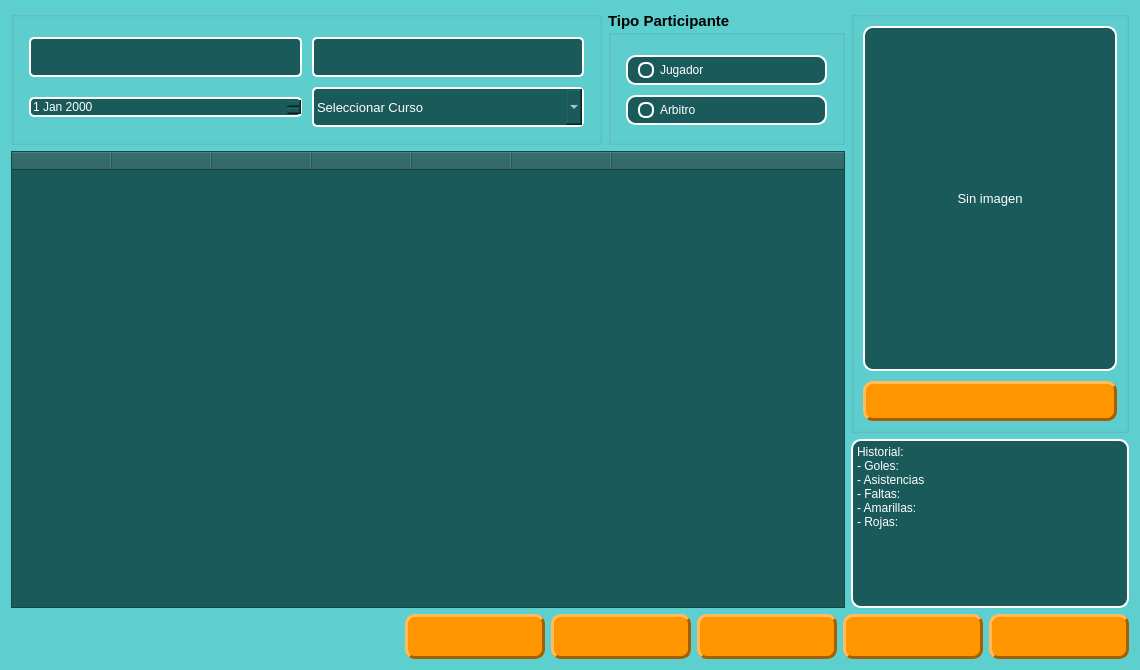
<?xml version="1.0" encoding="UTF-8"?>
<ui version="4.0">
 <class>Form</class>
 <widget class="QWidget" name="Form">
  <property name="geometry">
   <rect>
    <x>0</x>
    <y>0</y>
    <width>1140</width>
    <height>670</height>
   </rect>
  </property>
  <property name="windowTitle">
   <string>Form</string>
  </property>
  <property name="styleSheet">
   <string notr="true">QWidget#Form {
	background-color: rgb(94, 207, 207);
}
</string>
  </property>
  <layout class="QVBoxLayout" name="verticalLayout_5">
   <item>
    <layout class="QVBoxLayout" name="verticalLayout_4">
     <item>
      <layout class="QHBoxLayout" name="horizontalLayout_5" stretch="15,5">
       <item>
        <layout class="QVBoxLayout" name="verticalLayout_3">
         <item>
          <layout class="QHBoxLayout" name="horizontalLayout_4" stretch="10,4">
           <item>
            <widget class="QGroupBox" name="groupBox_datos_participante">
             <property name="minimumSize">
              <size>
               <width>0</width>
               <height>120</height>
              </size>
             </property>
             <property name="font">
              <font>
               <pointsize>11</pointsize>
               <bold>true</bold>
              </font>
             </property>
             <property name="title">
              <string/>
             </property>
             <layout class="QVBoxLayout" name="verticalLayout_formulario">
              <property name="spacing">
               <number>10</number>
              </property>
              <property name="leftMargin">
               <number>15</number>
              </property>
              <property name="topMargin">
               <number>20</number>
              </property>
              <property name="rightMargin">
               <number>15</number>
              </property>
              <property name="bottomMargin">
               <number>15</number>
              </property>
              <item>
               <layout class="QVBoxLayout" name="verticalLayout">
                <item>
                 <layout class="QHBoxLayout" name="horizontalLayout" stretch="0,0">
                  <item>
                   <widget class="QLineEdit" name="lineEdit_nombre_participante">
                    <property name="minimumSize">
                     <size>
                      <width>0</width>
                      <height>40</height>
                     </size>
                    </property>
                    <property name="font">
                     <font>
                      <pointsize>10</pointsize>
                     </font>
                    </property>
                    <property name="toolTip">
                     <string>Ingrese el nombre del equipo</string>
                    </property>
                    <property name="styleSheet">
                     <string notr="true">    background-color: rgb(27, 90, 90);
    color: rgb(255, 255, 255);
    border: 2px solid #FFFFFF;
    border-radius: 5px;</string>
                    </property>
                    <property name="placeholderText">
                     <string/>
                    </property>
                   </widget>
                  </item>
                  <item>
                   <widget class="QLineEdit" name="lineEdit_apellido_participante">
                    <property name="minimumSize">
                     <size>
                      <width>0</width>
                      <height>40</height>
                     </size>
                    </property>
                    <property name="font">
                     <font>
                      <pointsize>10</pointsize>
                     </font>
                    </property>
                    <property name="toolTip">
                     <string>Ingrese el nombre del equipo</string>
                    </property>
                    <property name="styleSheet">
                     <string notr="true">    background-color: rgb(27, 90, 90);
    color: rgb(255, 255, 255);
    border: 2px solid #FFFFFF;
    border-radius: 5px;</string>
                    </property>
                    <property name="placeholderText">
                     <string/>
                    </property>
                   </widget>
                  </item>
                 </layout>
                </item>
                <item>
                 <layout class="QHBoxLayout" name="horizontalLayout_2" stretch="0,0">
                  <item>
                   <widget class="QDateEdit" name="dateEdit_fecha_nacimiento">
                    <property name="styleSheet">
                     <string notr="true">    background-color: rgb(27, 90, 90);
    color: rgb(255, 255, 255);
    border: 2px solid #FFFFFF;
    border-radius: 5px;</string>
                    </property>
                   </widget>
                  </item>
                  <item>
                   <widget class="QComboBox" name="comboBox_curso_participante">
                    <property name="minimumSize">
                     <size>
                      <width>150</width>
                      <height>40</height>
                     </size>
                    </property>
                    <property name="font">
                     <font>
                      <pointsize>10</pointsize>
                     </font>
                    </property>
                    <property name="toolTip">
                     <string>Seleccione el curso del equipo</string>
                    </property>
                    <property name="styleSheet">
                     <string notr="true">    background-color: rgb(27, 90, 90);
    color: rgb(255, 255, 255);
    border: 2px solid #FFFFFF;
    border-radius: 5px;</string>
                    </property>
                    <item>
                     <property name="text">
                      <string>Seleccionar Curso</string>
                     </property>
                    </item>
                    <item>
                     <property name="text">
                      <string>1º ESO A</string>
                     </property>
                    </item>
                    <item>
                     <property name="text">
                      <string>1º ESO B</string>
                     </property>
                    </item>
                    <item>
                     <property name="text">
                      <string>2º ESO A</string>
                     </property>
                    </item>
                    <item>
                     <property name="text">
                      <string>2º ESO B</string>
                     </property>
                    </item>
                    <item>
                     <property name="text">
                      <string>3º ESO A</string>
                     </property>
                    </item>
                    <item>
                     <property name="text">
                      <string>3º ESO B</string>
                     </property>
                    </item>
                    <item>
                     <property name="text">
                      <string>4º ESO A</string>
                     </property>
                    </item>
                    <item>
                     <property name="text">
                      <string>4º ESO B</string>
                     </property>
                    </item>
                   </widget>
                  </item>
                 </layout>
                </item>
               </layout>
              </item>
             </layout>
            </widget>
           </item>
           <item>
            <widget class="QGroupBox" name="groupBox_tipo_participante">
             <property name="minimumSize">
              <size>
               <width>0</width>
               <height>120</height>
              </size>
             </property>
             <property name="font">
              <font>
               <pointsize>11</pointsize>
               <bold>true</bold>
              </font>
             </property>
             <property name="title">
              <string>Tipo Participante</string>
             </property>
             <layout class="QVBoxLayout" name="verticalLayout_formulario_2">
              <property name="spacing">
               <number>10</number>
              </property>
              <property name="leftMargin">
               <number>15</number>
              </property>
              <property name="topMargin">
               <number>20</number>
              </property>
              <property name="rightMargin">
               <number>15</number>
              </property>
              <property name="bottomMargin">
               <number>15</number>
              </property>
              <item>
               <widget class="QRadioButton" name="radioButton_jugador">
                <property name="styleSheet">
                 <string notr="true">QRadioButton {
    background-color: rgb(27, 90, 90);
    color: rgb(255, 255, 255);
    border: 2px solid #FFFFFF;
    border-radius: 10px;
    padding: 5px; 
}

QRadioButton::indicator {
    width: 12px;
    height: 12px;
    border-radius: 7px; 
    border: 2px solid white;
    background-color: transparent;
    margin-left: 5px;
}

QRadioButton::indicator:checked {
    background-color: white;
    border: 2px solid white;
}</string>
                </property>
                <property name="text">
                 <string>Jugador</string>
                </property>
               </widget>
              </item>
              <item>
               <widget class="QRadioButton" name="radioButton_arbitro">
                <property name="styleSheet">
                 <string notr="true">QRadioButton {
    background-color: rgb(27, 90, 90);
    color: rgb(255, 255, 255);
    border: 2px solid #FFFFFF;
    border-radius: 10px;
    padding: 5px; 
}

QRadioButton::indicator {
    width: 12px;
    height: 12px;
    border-radius: 7px; 
    border: 2px solid white;
    background-color: transparent;
    margin-left: 5px;
}

QRadioButton::indicator:checked {
    background-color: white;
    border: 2px solid white;
}</string>
                </property>
                <property name="text">
                 <string>Arbitro</string>
                </property>
               </widget>
              </item>
             </layout>
            </widget>
           </item>
          </layout>
         </item>
         <item>
          <widget class="QTableWidget" name="tableWidget_participante">
           <property name="font">
            <font>
             <pointsize>10</pointsize>
            </font>
           </property>
           <property name="styleSheet">
            <string notr="true">background-color: rgb(27, 90, 90);
color: rgb(255, 255, 255);</string>
           </property>
           <property name="alternatingRowColors">
            <bool>true</bool>
           </property>
           <property name="selectionMode">
            <enum>QAbstractItemView::SelectionMode::SingleSelection</enum>
           </property>
           <property name="selectionBehavior">
            <enum>QAbstractItemView::SelectionBehavior::SelectRows</enum>
           </property>
           <property name="sortingEnabled">
            <bool>true</bool>
           </property>
           <attribute name="horizontalHeaderStretchLastSection">
            <bool>true</bool>
           </attribute>
           <column>
            <property name="text">
             <string/>
            </property>
           </column>
           <column>
            <property name="text">
             <string/>
            </property>
           </column>
           <column>
            <property name="text">
             <string/>
            </property>
           </column>
           <column>
            <property name="text">
             <string/>
            </property>
           </column>
           <column>
            <property name="text">
             <string/>
            </property>
           </column>
           <column>
            <property name="text">
             <string/>
            </property>
           </column>
           <column>
            <property name="text">
             <string/>
            </property>
           </column>
          </widget>
         </item>
        </layout>
       </item>
       <item>
        <layout class="QVBoxLayout" name="verticalLayout_2" stretch="10,4">
         <item>
          <widget class="QGroupBox" name="groupBox_escudo">
           <property name="minimumSize">
            <size>
             <width>0</width>
             <height>200</height>
            </size>
           </property>
           <property name="font">
            <font>
             <pointsize>11</pointsize>
             <bold>true</bold>
            </font>
           </property>
           <property name="title">
            <string/>
           </property>
           <layout class="QVBoxLayout" name="verticalLayout_escudo">
            <property name="spacing">
             <number>10</number>
            </property>
            <item>
             <widget class="QLabel" name="label_imagen_participante">
              <property name="minimumSize">
               <size>
                <width>150</width>
                <height>150</height>
               </size>
              </property>
              <property name="font">
               <font>
                <pointsize>10</pointsize>
                <bold>false</bold>
               </font>
              </property>
              <property name="toolTip">
               <string>Vista previa del escudo</string>
              </property>
              <property name="styleSheet">
               <string notr="true">QLabel {
    background-color: rgb(27, 90, 90);
    color: rgb(255, 255, 255);
    border: 2px solid #FFFFFF;
    border-radius: 10px;
}</string>
              </property>
              <property name="text">
               <string>Sin imagen</string>
              </property>
              <property name="scaledContents">
               <bool>true</bool>
              </property>
              <property name="alignment">
               <set>Qt::AlignmentFlag::AlignCenter</set>
              </property>
             </widget>
            </item>
            <item>
             <widget class="QPushButton" name="pushButton_cargar_participante">
              <property name="minimumSize">
               <size>
                <width>0</width>
                <height>40</height>
               </size>
              </property>
              <property name="font">
               <font>
                <pointsize>10</pointsize>
                <bold>true</bold>
               </font>
              </property>
              <property name="toolTip">
               <string>Cargar imagen del escudo del equipo</string>
              </property>
              <property name="styleSheet">
               <string notr="true">background-color: rgb(255, 149, 1);
color: rgb(38, 126, 126);
border:3px solid;
border-right-color: rgb(163, 95, 0);
border-bottom-color: rgb(163, 95, 0);
border-top-color: rgb(255, 187, 92);
border-left-color: rgb(255, 187, 92);
border-radius:10px;</string>
              </property>
              <property name="text">
               <string/>
              </property>
             </widget>
            </item>
           </layout>
          </widget>
         </item>
         <item>
          <widget class="QTextEdit" name="textEdit_resumen_participante">
           <property name="styleSheet">
            <string notr="true">   background-color: rgb(27, 90, 90);
    color: rgb(255, 255, 255);
    border: 2px solid #FFFFFF;
    border-radius: 10px;</string>
           </property>
           <property name="html">
            <string>&lt;!DOCTYPE HTML PUBLIC &quot;-//W3C//DTD HTML 4.0//EN&quot; &quot;http://www.w3.org/TR/REC-html40/strict.dtd&quot;&gt;
&lt;html&gt;&lt;head&gt;&lt;meta name=&quot;qrichtext&quot; content=&quot;1&quot; /&gt;&lt;meta charset=&quot;utf-8&quot; /&gt;&lt;style type=&quot;text/css&quot;&gt;
p, li { white-space: pre-wrap; }
hr { height: 1px; border-width: 0; }
li.unchecked::marker { content: &quot;\2610&quot;; }
li.checked::marker { content: &quot;\2612&quot;; }
&lt;/style&gt;&lt;/head&gt;&lt;body style=&quot; font-family:'Segoe UI'; font-size:9pt; font-weight:400; font-style:normal;&quot;&gt;
&lt;p style=&quot; margin-top:0px; margin-bottom:0px; margin-left:0px; margin-right:0px; -qt-block-indent:0; text-indent:0px;&quot;&gt;Historial:&lt;/p&gt;
&lt;p style=&quot; margin-top:0px; margin-bottom:0px; margin-left:0px; margin-right:0px; -qt-block-indent:0; text-indent:0px;&quot;&gt;- Goles:&lt;/p&gt;
&lt;p style=&quot; margin-top:0px; margin-bottom:0px; margin-left:0px; margin-right:0px; -qt-block-indent:0; text-indent:0px;&quot;&gt;- Asistencias&lt;/p&gt;
&lt;p style=&quot; margin-top:0px; margin-bottom:0px; margin-left:0px; margin-right:0px; -qt-block-indent:0; text-indent:0px;&quot;&gt;- Faltas:&lt;/p&gt;
&lt;p style=&quot; margin-top:0px; margin-bottom:0px; margin-left:0px; margin-right:0px; -qt-block-indent:0; text-indent:0px;&quot;&gt;- Amarillas:&lt;/p&gt;
&lt;p style=&quot; margin-top:0px; margin-bottom:0px; margin-left:0px; margin-right:0px; -qt-block-indent:0; text-indent:0px;&quot;&gt;- Rojas:&lt;/p&gt;&lt;/body&gt;&lt;/html&gt;</string>
           </property>
          </widget>
         </item>
        </layout>
       </item>
      </layout>
     </item>
     <item>
      <layout class="QHBoxLayout" name="horizontalLayout_3" stretch="0,0,0,0,0,0">
       <property name="leftMargin">
        <number>0</number>
       </property>
       <property name="rightMargin">
        <number>0</number>
       </property>
       <item>
        <spacer name="horizontalSpacer">
         <property name="orientation">
          <enum>Qt::Orientation::Horizontal</enum>
         </property>
         <property name="sizeHint" stdset="0">
          <size>
           <width>40</width>
           <height>20</height>
          </size>
         </property>
        </spacer>
       </item>
       <item>
        <widget class="QPushButton" name="pushButton_asignar_participante">
         <property name="minimumSize">
          <size>
           <width>140</width>
           <height>45</height>
          </size>
         </property>
         <property name="font">
          <font>
           <pointsize>11</pointsize>
           <bold>true</bold>
          </font>
         </property>
         <property name="toolTip">
          <string>Guardar equipo en la base de datos</string>
         </property>
         <property name="styleSheet">
          <string notr="true">background-color: rgb(255, 149, 1);
color: rgb(38, 126, 126);
border:3px solid;
border-right-color: rgb(163, 95, 0);
border-bottom-color: rgb(163, 95, 0);
border-top-color: rgb(255, 187, 92);
border-left-color: rgb(255, 187, 92);
border-radius:10px;</string>
         </property>
         <property name="text">
          <string/>
         </property>
        </widget>
       </item>
       <item>
        <widget class="QPushButton" name="pushButton_eliminar_participante">
         <property name="minimumSize">
          <size>
           <width>140</width>
           <height>45</height>
          </size>
         </property>
         <property name="font">
          <font>
           <pointsize>11</pointsize>
           <bold>true</bold>
          </font>
         </property>
         <property name="toolTip">
          <string>Eliminar el jugador seleccionado</string>
         </property>
         <property name="styleSheet">
          <string notr="true">background-color: rgb(255, 149, 1);
color: rgb(38, 126, 126);
border:3px solid;
border-right-color: rgb(163, 95, 0);
border-bottom-color: rgb(163, 95, 0);
border-top-color: rgb(255, 187, 92);
border-left-color: rgb(255, 187, 92);
border-radius:10px;</string>
         </property>
         <property name="text">
          <string/>
         </property>
        </widget>
       </item>
       <item>
        <widget class="QPushButton" name="pushButton_guardar_participante">
         <property name="minimumSize">
          <size>
           <width>140</width>
           <height>45</height>
          </size>
         </property>
         <property name="font">
          <font>
           <pointsize>11</pointsize>
           <bold>true</bold>
          </font>
         </property>
         <property name="toolTip">
          <string>Guardar equipo en la base de datos</string>
         </property>
         <property name="styleSheet">
          <string notr="true">background-color: rgb(255, 149, 1);
color: rgb(38, 126, 126);
border:3px solid;
border-right-color: rgb(163, 95, 0);
border-bottom-color: rgb(163, 95, 0);
border-top-color: rgb(255, 187, 92);
border-left-color: rgb(255, 187, 92);
border-radius:10px;</string>
         </property>
         <property name="text">
          <string/>
         </property>
        </widget>
       </item>
       <item>
        <widget class="QPushButton" name="pushButton_limpiar_participante">
         <property name="minimumSize">
          <size>
           <width>140</width>
           <height>45</height>
          </size>
         </property>
         <property name="font">
          <font>
           <pointsize>11</pointsize>
           <bold>true</bold>
          </font>
         </property>
         <property name="toolTip">
          <string>Limpiar todos los campos del formulario</string>
         </property>
         <property name="styleSheet">
          <string notr="true">background-color: rgb(255, 149, 1);
color: rgb(38, 126, 126);
border:3px solid;
border-right-color: rgb(163, 95, 0);
border-bottom-color: rgb(163, 95, 0);
border-top-color: rgb(255, 187, 92);
border-left-color: rgb(255, 187, 92);
border-radius:10px;</string>
         </property>
         <property name="text">
          <string/>
         </property>
        </widget>
       </item>
       <item>
        <widget class="QPushButton" name="pushButton_volver_participante">
         <property name="minimumSize">
          <size>
           <width>140</width>
           <height>45</height>
          </size>
         </property>
         <property name="font">
          <font>
           <pointsize>10</pointsize>
           <bold>true</bold>
          </font>
         </property>
         <property name="toolTip">
          <string>Cargar imagen del escudo del equipo</string>
         </property>
         <property name="styleSheet">
          <string notr="true">background-color: rgb(255, 149, 1);
color: rgb(38, 126, 126);
border:3px solid;
border-right-color: rgb(163, 95, 0);
border-bottom-color: rgb(163, 95, 0);
border-top-color: rgb(255, 187, 92);
border-left-color: rgb(255, 187, 92);
border-radius:10px;
</string>
         </property>
         <property name="text">
          <string/>
         </property>
        </widget>
       </item>
      </layout>
     </item>
    </layout>
   </item>
  </layout>
 </widget>
 <resources/>
 <connections/>
</ui>
